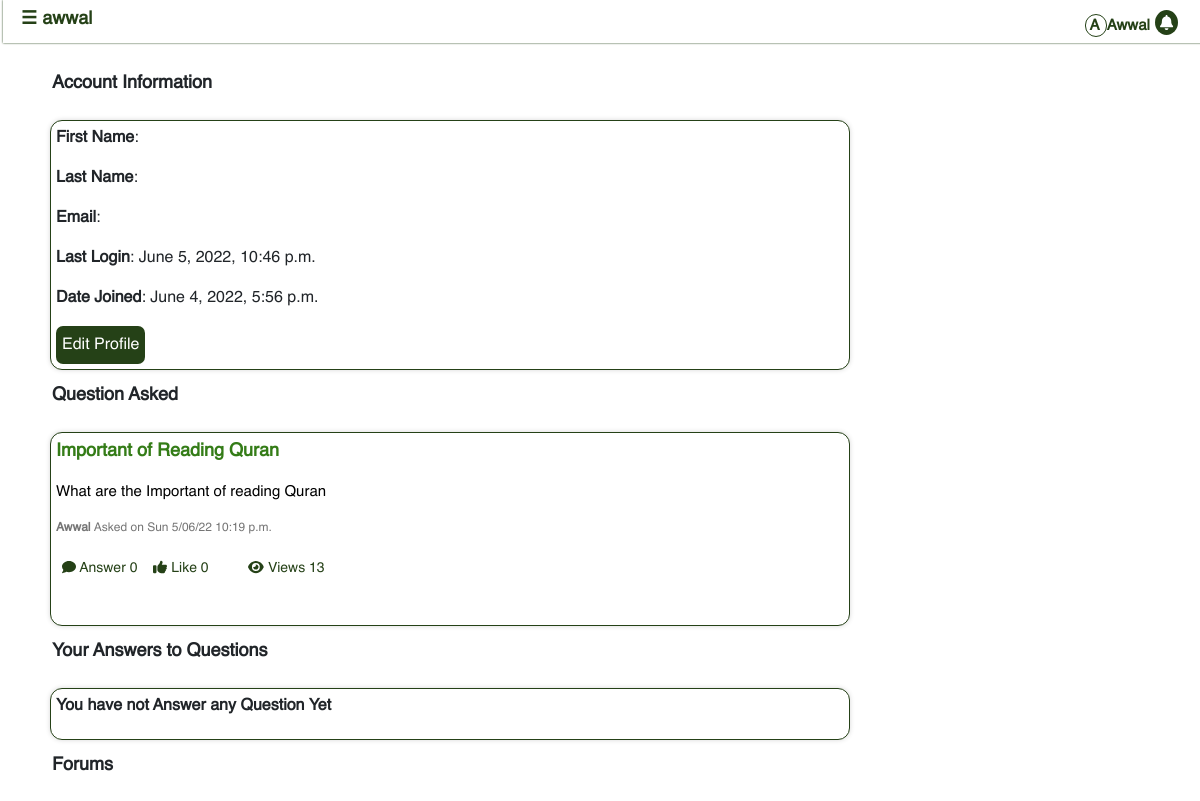
/page/profile/ (signed in), run on the app's committed database.
### ask/models.py (models this page shows, shortened)
class Question(models.Model):
    name=models.ForeignKey(Profile, on_delete=models.CASCADE,null=True,  related_name='User')
    date=models.DateTimeField(auto_now_add=True)
    title=models.CharField(max_length=200, blank=True,null=True)
    body=models.CharField(max_length=1000)
    active=models.BooleanField(default=True)
    Support=models.ManyToManyField(Profile, related_name='support', blank=True, symmetrical=False)
    view=GenericRelation(HitCount, object_id_field='object_pk', related_name='countViews')
    Views=models.IntegerField(default=0, blank=True, null=True)
    def user_question(self, profile):
        return Question.objects.filter(name=profile, active=True)

class Profile(models.Model):
    user=models.OneToOneField(User, on_delete=models.CASCADE,related_name='ProfUser')
    follow=models.ManyToManyField('self', related_name='follows', symmetrical=False)
    age=models.DateField(null=True,blank=True)
    islam=models.CharField(max_length=100, choices=check, null=True)
    Basic_Knowledge=models.CharField(max_length=50, choices=basic, null=True, blank=True)
    NameofLastProphet=models.CharField(max_length=50,choices=last,null=True, blank=True)
    mode=models.CharField(max_length=10,choices=color, default='Light')
    def __str__(self):
        return self.user.username

### ask/views.py (the view)
# urls.py: path('profile/', pview, name='profile'),
@login_required(login_url='account_login')
def pview(request):
    try:
        user=Profile.objects.get(user__username=request.user)
        Quest=Question()
        answer=Answer()
        pquestion=Quest.user_question(profile=user)
        panswer=answer.user_answer(profile=user)
        form=UForm()
        if request.method=='POST':
            form=UForm(request.POST, instance=request.user)
            if form.is_valid():
                form.save()
    except ObjectDoesNotExist :
        return redirect('/login')
    return render(request, 'profile.html',{'pquestion':pquestion, 'panswer':panswer, 'form':form} )

### ask/models.py (called while the page is built)
    def user_answer(self, profile):
        return Answer.objects.filter(user=profile)[:5]

### template/profile.html (shortened to what this page needs)
{%extends 'base.html'%}
{%block header%}
{%if user.is_authenticated%}
{{user.username}}
{%else%}
Profile
{%endif%}
{%endblock%}
{%block content%}
{%if user.is_authenticated%}
<br>
<div class='bodyprofile'>
<p class='header'>Account Information</p>
<div class='box-border'>
<p><b>First Name</b>: {{user.first_name}}</p>
<p><b>Last Name</b>: {{user.last_name}}</p>
<p><b>Email</b>: {{user.email}}</p>
<p><b>Last Login</b>: {{user.last_login}}</p>
<p><b>Date Joined</b>: {{user.date_joined}}</p>
<button class='input' onClick='edit()'>Edit Profile</button>
</div>
<p class='header'>Question Asked</p>
<div class='box-border'>
{%if pquestion%}
{%include 'recent.html' with questions=pquestion%}
{%else%}
<p class='subject'>You Have not Asked Any Questions</p>
{%endif%}
</div>
<p class='header'>Your Answers to Questions</p>
<div class='box-border'>
{%if panswer%}
{%for answer in panswer%}
<p><span class='cage' style='border-radius:3px;color:254117'>
<span class='desize'>Answer from</span> <b class='desize'>{{answer.user|title}}</b>-
<span class='desize'>{{answer.date}}</span></span></p>
<p> </p>
<p class='' style='font-size:15px'>{{answer.body}}</p>
<div class='box'style='border:1px solid black;border-radius:5px;'>
<p><span class='insize'style='font-size:12px'>Q-{{answer.question.body}}</span></p>
<p class='desize'style='font-size:11px'>•{{answer.question.name|title}}--
<i class='desize'>{{answer.question.date|date:'D M y'}}</i></p>
</div>
<div class='rating' id='rate'>
</div>
<input type='hidden' id='cal' value={{answer.like.count}}>
<input type='hidden' id='cal2' value={{answer.dislike.count}}>
{%csrf_token%}
{%include 'like.html'%}
<button onClick='showreplyform({{answer.id}})' style='background:none;border:none;' type='button'>
 <i class='fas fa-reply'></i> {{answer.replys.count}}</p></button>
{%comment%}
{%if answer.replys.all%}
<div class='box'>
Replies:
<div class='box'>
<div class='cage' style='border:none;background-color:white;color:black;text-align:right'>
{%for reply in answer.replys.all%}
<p><span style='border-radius:3px, '><b class='desize' style='font-style:10px'>{{reply.user|title}}</b>-
<span class='desize'style='font-style:10px'>{{reply.date}}</span></span></p>
<p> </p>
<p class='desize' style='font-size:12px'>{{reply.body}}</p>
<hr>
{%endfor%}
</div>
</div>
</div>
{%endif%}
{%endcomment%}
{%endfor%}
{%else%}
<p  class='subject'>You have not Answer any Question Yet</p>
{%endif%}
</div>
</div>
<p class='header'>Forums</p>
{%else%}
<div class='warning'>
You have No profile, Kindly Login to Have a Profile</div>
{%endif%}
</div>
</div>
{%endblock%}

### template/base.html (shortened to what this page needs)
{%load static%}
{% load crispy_forms_tags %}
{% load fontawesome_5 %}
{% load hitcount_tags %}
{% load notifications_tags %}
<html>
<head>
    {% if user.ProfUser.mode == 'Dark' %}
    <link rel='stylesheet' href='{%static 'css/bootstrap/bootstrap.min.css'%}' >
    <link rel='stylesheet' href='{%static 'css/awwal.css'%}' >
    <link rel='stylesheet' href='{%static 'css/dark.css'%}' >
    {%else%}
    <link rel='stylesheet' href='{%static 'css/bootstrap/bootstrap.min.css'%}' >
    <link rel='stylesheet' href='{%static 'css/awwal.css'%}' >
    {%endif%}
</head>
<body>
    <div id='body'>
        <p class='icon' id='icon'>
           <button onclick='drop()' class='button' >
            <span class='header'>
                &#9776
                {%block header%}{%endblock%}
            </span>
           </button>
           {%if user.is_authenticated%}
           <a href='{%url 'notify' %}' class='left'>
                <i class='fas fa-bell'> </i>
            </a>
            <b class='left'>
                <span class='circle'>
                    A
                </span>
                {{request.user|title}}
            </b>
        {%endif%}
    </p>
    <div class='container' style='position:relative;top:20px'>
    <p>
        {%block content%}
        {%endblock%}
</body>
</html>

### template/recent.html
{%for question in questions%}
            <a class='normal' href='{%url 'detail' question.id%}'>
                {%if question.title != None %}
                    <p class='insize'>
                        {{question.title}}
                    </p>
                    <p class='mesize' style='font-size:15px'>
                        {{question.body}}
                    </p>
                {%else%}
                    <p class='insize'>
                        {{question.body}}
                    </p>
                {%endif%}
            </a>
            <p>
                <div class='desize' style='font-size:12px'>
                    <b class='passive'>
                        {{question.name|title}}
                    </b>
                    <span class='passive'>
                        Asked on {{question.date|date:'D j/m/y'}} {{question.date|time}}
                    </span>
                </div>
            </p>
            <p>
                <span class='cag' style='font-size:14px;'>
                    <button type='button' class='button' stye='color:254117'>
                         <i class='fas fa-comment'></i>
                         Answer {{question.question.count}}
                     </button>
                        {% include 'like2.html' %}
                     <button type='button' class='button' stye='color:254117;'>
                         <i class='fas fa-eye'></i>
                         Views {{question.Views}}
                     </button>
                </span>
              </p>
            <br>
        {%endfor%}

### template/like2.html (shortened to what this page needs)
<button hx-get='{%url 'like' question.id%}'
 hx-swap='outerHTML'
 hx-include="input[name='questionId']"
 class='button other'
 id='getid'
 value ={{question.id}}
 >
 {% if currentUser in question.Support.all %}
 <span style='color:347C17' ><i class='fas fa-thumbs-up'></i>
 Like    {{question.Support.count}}
</span>
 {%else%}
 <span style='color:254117' >
 <i class='fas fa-thumbs-up' style='color:254117'></i>
 Like    {{question.Support.count}}
 <span>
 {%endif%}
</button>

### static/css/awwal.css (style rules this page uses)
body { padding:3px; background-color:white; font-family:Helvetica; font-size:16px; margin:0; }
.header { position:relative; top:0; font-size:18px; font-weight:bold }
.subject { font-weight:bold; }
.box-border { background-color:white; margin:5px; padding:5px; border:solid #254117 1px; border-radius:12px; box-shadow:0 0px 5px #d8d8d8; max-width:800px }
.circle { border-radius:50px; padding:3px; border:1px solid #254117 }
.left { brder:1px solid black; border-radius:50%; position:relative; float:right; right:20px; font-size:15px; op:10px; padding:5px; }
button.input { background-color:254117; border:none; color:white; height:1cm; border-radius:7px; }
.button { color:254117; background-color:White; border:none; }
.insize { font-size:18px; font-weight:bold; color:347C17 }
.mesize { font-size:15px; }
.passive { color:757575 }
.desize { font-size:13px; }
.icon { position:fixed; z-index:10; margin:0; width:100vw; top:0px; color:254117; padding:5px; background-color:white; text-aign:center; jusify-content:center; align-items:center; font-sze:15px; word-spcing:1cm; border-botom:solid #254117 1px; box-shadow:0 0 2px; pading-left:7px; bordr-radius:5px; z-index:10; }
a { text-decoration:none; background-color:254117; color:white; padding:3px; border-radius:3px; font-size:13px }
a.normal { text-decoration:none; background-color:None; color:black; padding:0; border-radius:0; font-size:none }
.bodyprofile { display:block; }
b.left { display:none }
button { background-color:None; border:None; color:254117; }
@media (min-width:600px) { .header { padding:7px; font-size:18px; } }
@media (min-width:600px) { .left { top:5px; } }
@media (min-width:600px) { b.left { display:block } }

### data on the page
Question: title "Important of Reading Quran", body "What are the Important of reading Quran", name "Awwal", date "Sun 5/06/22", date "10:19 p.m.", question.count "0", Support.count "0", Views "13"

### other printed values
{{ user.username }} "awwal"
{{ request.user|title }} "Awwal"
{{ user.last_login }} "June 5, 2022, 10:46 p.m."
{{ user.date_joined }} "June 4, 2022, 5:56 p.m."
